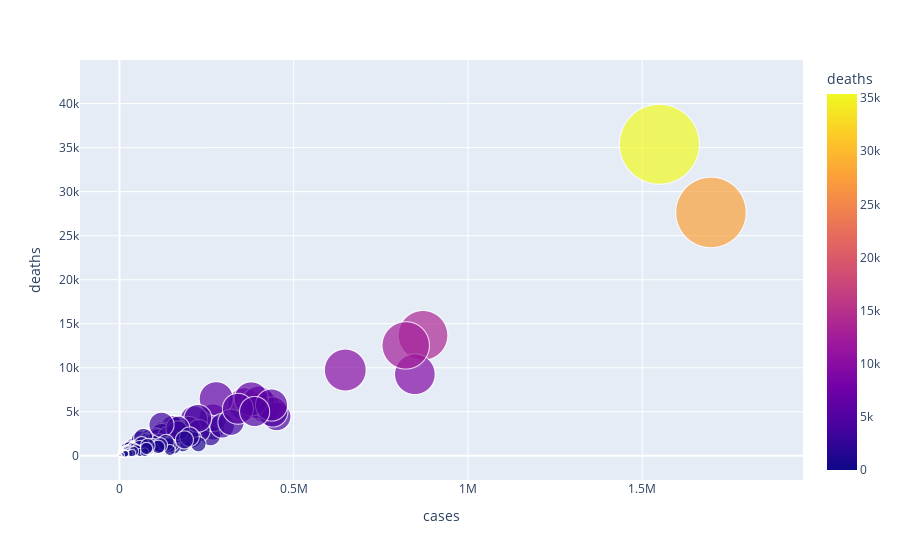

The cell this chart's notebook holds for it:
### Code cell
px.scatter(percounty21, x='cases', y= 'deaths', 
           hover_data=['state', 'county'],
           color='deaths', size='deaths', size_max=80)

### Figure 1 — Plotly figure (JSON) as saved in the notebook; plotly's stock layout.template omitted (floating-point values rounded to 4 significant figures; data arrays with more than 128 entries replaced by an {"elided": "..."} marker saying what was removed)
{"data": [{"customdata": {"elided": "3137x2 str values"}, "hovertemplate": "cases=%{x}<br>deaths=%{marker.color}<br>state=%{customdata[0]}<br>county=%{customdata[1]}<extra></extra>", "legendgroup": "", "marker": {"color": {"elided": "3137 int values"}, "coloraxis": "coloraxis", "size": {"elided": "3137 int values"}, "sizemode": "area", "sizeref": 5.528, "symbol": "circle"}, "mode": "markers", "name": "", "showlegend": false, "type": "scattergl", "x": {"elided": "3137 int values"}, "xaxis": "x", "y": {"elided": "3137 int values"}, "yaxis": "y"}], "layout": {"autosize": true, "coloraxis": {"colorbar": {"title": {"text": "deaths"}}, "colorscale": [[0, "#0d0887"], [0.1111, "#46039f"], [0.2222, "#7201a8"], [0.3333, "#9c179e"], [0.4444, "#bd3786"], [0.5556, "#d8576b"], [0.6667, "#ed7953"], [0.7778, "#fb9f3a"], [0.8889, "#fdca26"], [1, "#f0f921"]]}, "legend": {"itemsizing": "constant", "tracegroupgap": 0}, "margin": {"t": 60}, "xaxis": {"anchor": "y", "autorange": true, "domain": [0, 1], "range": [-118900.0, 1998000.0], "title": {"text": "cases"}, "type": "linear"}, "yaxis": {"anchor": "x", "autorange": true, "domain": [0, 1], "range": [-5266.0, 56090.0], "title": {"text": "deaths"}, "type": "linear"}}}
